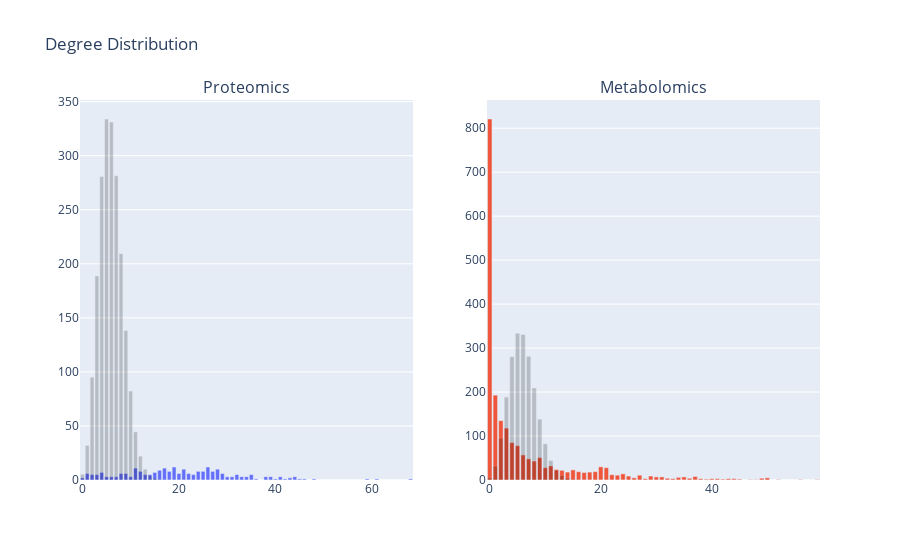

The notebook cell this image was saved under:
### Code cell
#
# Basic graph characteristics
#

G = qqg
GA = qqA

for G, GA, name in [(qqg, qqA, 'Proteomics'), (mmg, mmA, 'Metabolomics')]:

    print()
    print(name)
    print()

    print(f'Order: {G.order()}')
    print(f'Size: {G.size()}')
    print(f'Density: {round(nx.density(G), 5)}')

    i = [nx.average_clustering(i) for i in GA]
    print(f'Average clustering: {round(nx.average_clustering(G), 5)} (random graph: mean = {round(np.mean(i),5)}, std = {round(np.std(i),5)})')
    print(f'Average degree: {round(np.mean(list(dict(G.degree).values())),5)}')

    i = [len(list(nx.connected_components(i))) for i in GA]
    print(f'Number of connected components: {round(len(list(nx.connected_components(G))), 5)} (random graph: mean = {round(np.mean(i), 5)}, std = {round(np.std(i), 5)})')

    i = [len([i for i in nx.connected_components(g) if len(i)>1]) for g in GA]
    print(f'Number of connected components (order g.t. 1): {round(len([i for i in nx.connected_components(G) if len(i)>1]), 5)} (random graph: mean = {round(np.mean(i),5)}, std = {round(np.std(i),5)})')

fig = make_subplots(rows=1, cols=2, subplot_titles=['Proteomics', 'Metabolomics'])

plot = nx.degree_histogram(qqg)
fig.add_trace(go.Bar(
    x=np.arange(0,len(plot)),
    y=plot,
    offsetgroup=1, marker_color=palette[0]
), row=1,col=1)
fig.add_trace(go.Bar(
    x=np.arange(0,len(plot)),
    y=G.order()*poisson.pmf(np.arange(0, len(plot)),2*G.size()/G.order()),
    offsetgroup=1, marker_color='black', opacity=0.2
), row=1,col=1)


plot = nx.degree_histogram(mmg)
fig.add_trace(go.Bar(
    x=np.arange(0,len(plot)),
    y=plot, 
    offsetgroup=1, marker_color=palette[1]
), row=1,col=2)
fig.add_trace(go.Bar(
    x=np.arange(0,len(plot)),
    y=G.order()*poisson.pmf(np.arange(0, len(plot)),2*G.size()/G.order()),
    offsetgroup=1, marker_color='black', opacity=0.2
), row=1,col=2)

fig.update_layout(bargap=0.2, title='Degree Distribution', showlegend=False)

### Figure 1 — Plotly figure (JSON) as saved in the notebook; plotly's stock layout.template omitted (floating-point values rounded to 4 significant figures)
{"data": [{"marker": {"color": "#636EFA"}, "offsetgroup": "1", "type": "bar", "x": [0, 1, 2, 3, 4, 5, 6, 7, 8, 9, 10, 11, 12, 13, 14, 15, 16, 17, 18, 19, 20, 21, 22, 23, 24, 25, 26, 27, 28, 29, 30, 31, 32, 33, 34, 35, 36, 37, 38, 39, 40, 41, 42, 43, 44, 45, 46, 47, 48, 49, 50, 51, 52, 53, 54, 55, 56, 57, 58, 59, 60, 61, 62, 63, 64, 65, 66, 67, 68], "xaxis": "x", "y": [2, 6, 5, 5, 7, 3, 3, 3, 6, 6, 3, 11, 8, 5, 5, 7, 9, 11, 8, 12, 6, 10, 6, 5, 8, 8, 12, 8, 10, 6, 3, 3, 5, 3, 3, 5, 1, 0, 3, 3, 1, 3, 1, 2, 3, 1, 1, 0, 1, 0, 0, 0, 0, 0, 0, 0, 0, 0, 0, 1, 0, 1, 0, 0, 0, 0, 0, 0, 1], "yaxis": "y"}, {"marker": {"color": "black"}, "offsetgroup": "1", "opacity": 0.2, "type": "bar", "x": [0, 1, 2, 3, 4, 5, 6, 7, 8, 9, 10, 11, 12, 13, 14, 15, 16, 17, 18, 19, 20, 21, 22, 23, 24, 25, 26, 27, 28, 29, 30, 31, 32, 33, 34, 35, 36, 37, 38, 39, 40, 41, 42, 43, 44, 45, 46, 47, 48, 49, 50, 51, 52, 53, 54, 55, 56, 57, 58, 59, 60, 61, 62, 63, 64, 65, 66, 67, 68], "xaxis": "x", "y": [5.376, 31.98, 95.14, 188.7, 280.6, 333.9, 331.1, 281.4, 209.3, 138.4, 82.32, 44.53, 22.08, 10.1, 4.293, 1.703, 0.6332, 0.2216, 0.07325, 0.02294, 0.006823, 0.001933, 0.0005228, 0.0001352, 3.352e-05, 7.978e-06, 1.826e-06, 4.023e-07, 8.548e-08, 1.754e-08, 3.478e-09, 6.675e-10, 1.241e-10, 2.237e-11, 3.915e-12, 6.655e-13, 1.1e-13, 1.769e-14, 2.769e-15, 4.224e-16, 6.283e-17, 9.118e-18, 1.292e-18, 1.787e-19, 2.416e-20, 3.195e-21, 4.132e-22, 5.231e-23, 6.483e-24, 7.872e-25, 9.367e-26, 1.093e-26, 1.25e-27, 1.404e-28, 1.546e-29, 1.673e-30, 1.777e-31, 1.855e-32, 1.903e-33, 1.919e-34, 1.903e-35, 1.856e-36, 1.781e-37, 1.682e-38, 1.563e-39, 1.431e-40, 1.29e-41, 1.145e-42, 1.002e-43], "yaxis": "y"}, {"marker": {"color": "#EF553B"}, "offsetgroup": "1", "type": "bar", "x": [0, 1, 2, 3, 4, 5, 6, 7, 8, 9, 10, 11, 12, 13, 14, 15, 16, 17, 18, 19, 20, 21, 22, 23, 24, 25, 26, 27, 28, 29, 30, 31, 32, 33, 34, 35, 36, 37, 38, 39, 40, 41, 42, 43, 44, 45, 46, 47, 48, 49, 50, 51, 52, 53, 54, 55, 56, 57, 58, 59], "xaxis": "x2", "y": [821, 193, 135, 118, 85, 78, 57, 48, 43, 51, 28, 32, 24, 22, 18, 23, 19, 17, 18, 19, 30, 28, 12, 11, 14, 9, 5, 11, 3, 9, 7, 7, 4, 3, 6, 7, 4, 8, 3, 2, 3, 3, 2, 3, 3, 2, 0, 1, 1, 4, 5, 0, 1, 0, 0, 0, 1, 0, 0, 1], "yaxis": "y2"}, {"marker": {"color": "black"}, "offsetgroup": "1", "opacity": 0.2, "type": "bar", "x": [0, 1, 2, 3, 4, 5, 6, 7, 8, 9, 10, 11, 12, 13, 14, 15, 16, 17, 18, 19, 20, 21, 22, 23, 24, 25, 26, 27, 28, 29, 30, 31, 32, 33, 34, 35, 36, 37, 38, 39, 40, 41, 42, 43, 44, 45, 46, 47, 48, 49, 50, 51, 52, 53, 54, 55, 56, 57, 58, 59], "xaxis": "x2", "y": [5.376, 31.98, 95.14, 188.7, 280.6, 333.9, 331.1, 281.4, 209.3, 138.4, 82.32, 44.53, 22.08, 10.1, 4.293, 1.703, 0.6332, 0.2216, 0.07325, 0.02294, 0.006823, 0.001933, 0.0005228, 0.0001352, 3.352e-05, 7.978e-06, 1.826e-06, 4.023e-07, 8.548e-08, 1.754e-08, 3.478e-09, 6.675e-10, 1.241e-10, 2.237e-11, 3.915e-12, 6.655e-13, 1.1e-13, 1.769e-14, 2.769e-15, 4.224e-16, 6.283e-17, 9.118e-18, 1.292e-18, 1.787e-19, 2.416e-20, 3.195e-21, 4.132e-22, 5.231e-23, 6.483e-24, 7.872e-25, 9.367e-26, 1.093e-26, 1.25e-27, 1.404e-28, 1.546e-29, 1.673e-30, 1.777e-31, 1.855e-32, 1.903e-33, 1.919e-34], "yaxis": "y2"}], "layout": {"annotations": [{"font": {"size": 16}, "showarrow": false, "text": "Proteomics", "x": 0.225, "xanchor": "center", "xref": "paper", "y": 1, "yanchor": "bottom", "yref": "paper"}, {"font": {"size": 16}, "showarrow": false, "text": "Metabolomics", "x": 0.775, "xanchor": "center", "xref": "paper", "y": 1, "yanchor": "bottom", "yref": "paper"}], "bargap": 0.2, "showlegend": false, "title": {"text": "Degree Distribution"}, "xaxis": {"anchor": "y", "domain": [0, 0.45]}, "xaxis2": {"anchor": "y2", "domain": [0.55, 1]}, "yaxis": {"anchor": "x", "domain": [0, 1]}, "yaxis2": {"anchor": "x2", "domain": [0, 1]}}}
